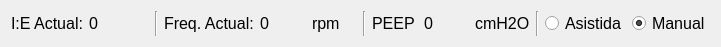
       <widget class="QWidget" name="layoutWidget">
        <property name="geometry">
         <rect>
          <x>10</x>
          <y>290</y>
          <width>721</width>
          <height>27</height>
         </rect>
        </property>
        <layout class="QHBoxLayout" name="horizontalLayout_9">
         <item>
          <widget class="QLabel" name="label_press_2">
           <property name="font">
            <font>
             <pointsize>12</pointsize>
            </font>
           </property>
           <property name="layoutDirection">
            <enum>Qt::LeftToRight</enum>
           </property>
           <property name="text">
            <string>I:E Actual:</string>
           </property>
           <property name="alignment">
            <set>Qt::AlignLeading|Qt::AlignLeft|Qt::AlignVCenter</set>
           </property>
          </widget>
         </item>
         <item>
          <widget class="QLabel" name="label_press">
           <property name="minimumSize">
            <size>
             <width>60</width>
             <height>0</height>
            </size>
           </property>
           <property name="font">
            <font>
             <pointsize>12</pointsize>
            </font>
           </property>
           <property name="layoutDirection">
            <enum>Qt::LeftToRight</enum>
           </property>
           <property name="text">
            <string>0</string>
           </property>
           <property name="alignment">
            <set>Qt::AlignLeading|Qt::AlignLeft|Qt::AlignVCenter</set>
           </property>
          </widget>
         </item>
         <item>
          <widget class="Line" name="line">
           <property name="orientation">
            <enum>Qt::Vertical</enum>
           </property>
          </widget>
         </item>
         <item>
          <widget class="QLabel" name="label_press_4">
           <property name="font">
            <font>
             <pointsize>12</pointsize>
            </font>
           </property>
           <property name="layoutDirection">
            <enum>Qt::LeftToRight</enum>
           </property>
           <property name="text">
            <string>Freq. Actual:</string>
           </property>
           <property name="alignment">
            <set>Qt::AlignLeading|Qt::AlignLeft|Qt::AlignVCenter</set>
           </property>
          </widget>
         </item>
         <item>
          <widget class="QLabel" name="label_fr_current">
           <property name="font">
            <font>
             <pointsize>12</pointsize>
            </font>
           </property>
           <property name="layoutDirection">
            <enum>Qt::LeftToRight</enum>
           </property>
           <property name="text">
            <string>0</string>
           </property>
           <property name="alignment">
            <set>Qt::AlignLeading|Qt::AlignLeft|Qt::AlignVCenter</set>
           </property>
          </widget>
         </item>
         <item>
          <widget class="QLabel" name="label_press_6">
           <property name="font">
            <font>
             <pointsize>12</pointsize>
            </font>
           </property>
           <property name="layoutDirection">
            <enum>Qt::LeftToRight</enum>
           </property>
           <property name="text">
            <string>rpm</string>
           </property>
           <property name="alignment">
            <set>Qt::AlignLeading|Qt::AlignLeft|Qt::AlignVCenter</set>
           </property>
          </widget>
         </item>
         <item>
          <widget class="Line" name="line_2">
           <property name="orientation">
            <enum>Qt::Vertical</enum>
           </property>
          </widget>
         </item>
         <item>
          <widget class="QLabel" name="label_PEEP_2">
           <property name="font">
            <font>
             <pointsize>12</pointsize>
            </font>
           </property>
           <property name="text">
            <string>PEEP</string>
           </property>
          </widget>
         </item>
         <item>
          <widget class="QLabel" name="label_PEEP">
           <property name="font">
            <font>
             <pointsize>12</pointsize>
            </font>
           </property>
           <property name="text">
            <string>0</string>
           </property>
          </widget>
         </item>
         <item>
          <widget class="QLabel" name="label_PEEP_3">
           <property name="font">
            <font>
             <pointsize>12</pointsize>
            </font>
           </property>
           <property name="text">
            <string>cmH2O</string>
           </property>
          </widget>
         </item>
         <item>
          <widget class="Line" name="line_3">
           <property name="orientation">
            <enum>Qt::Vertical</enum>
           </property>
          </widget>
         </item>
         <item>
          <widget class="QRadioButton" name="radioButton_assit">
           <property name="font">
            <font>
             <pointsize>12</pointsize>
            </font>
           </property>
           <property name="text">
            <string>Asistida</string>
           </property>
          </widget>
         </item>
         <item>
          <widget class="QRadioButton" name="radioButton_manual">
           <property name="font">
            <font>
             <pointsize>12</pointsize>
            </font>
           </property>
           <property name="text">
            <string>Manual</string>
           </property>
           <property name="checked">
            <bool>true</bool>
           </property>
          </widget>
         </item>
        </layout>
       </widget>
